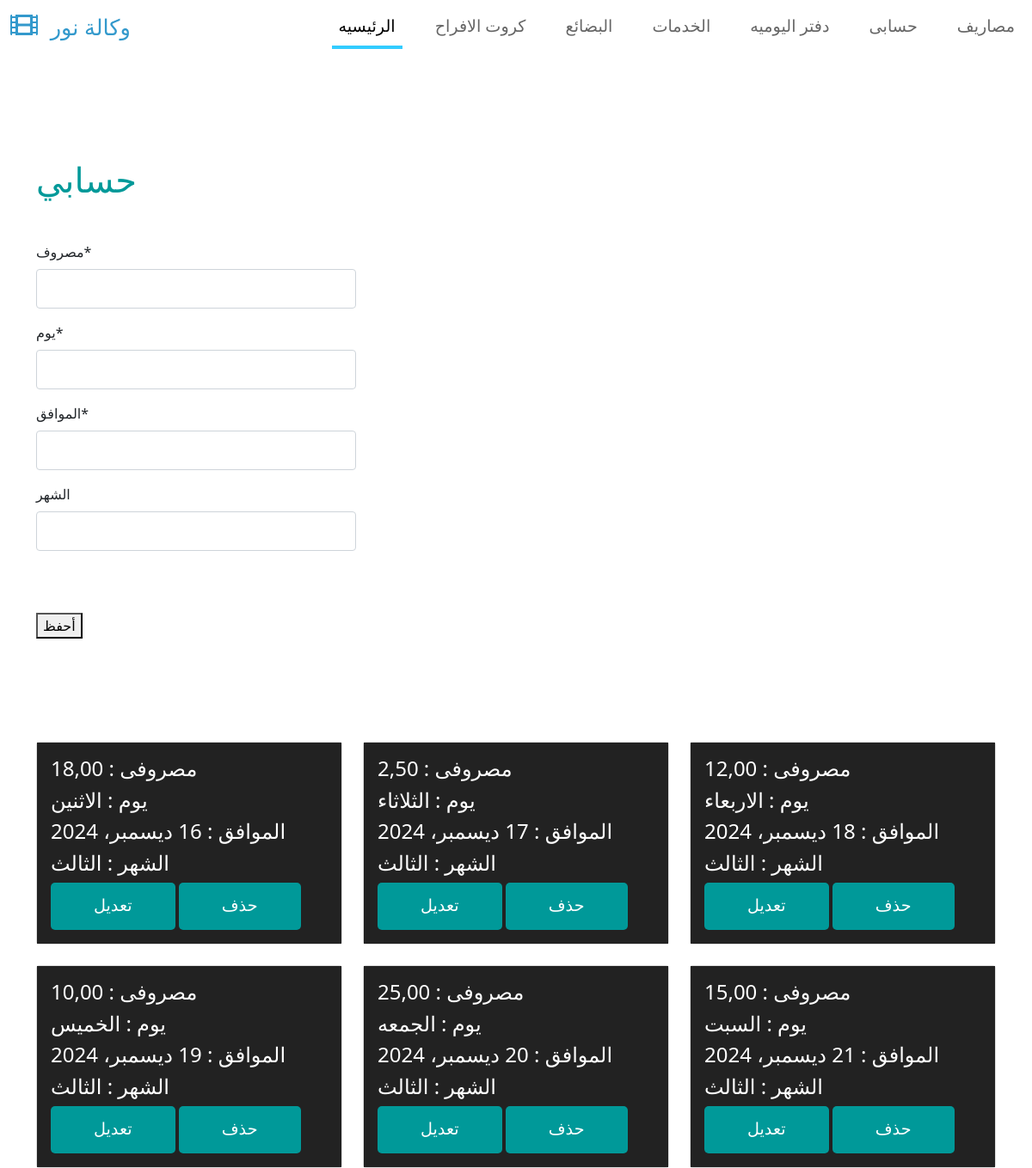
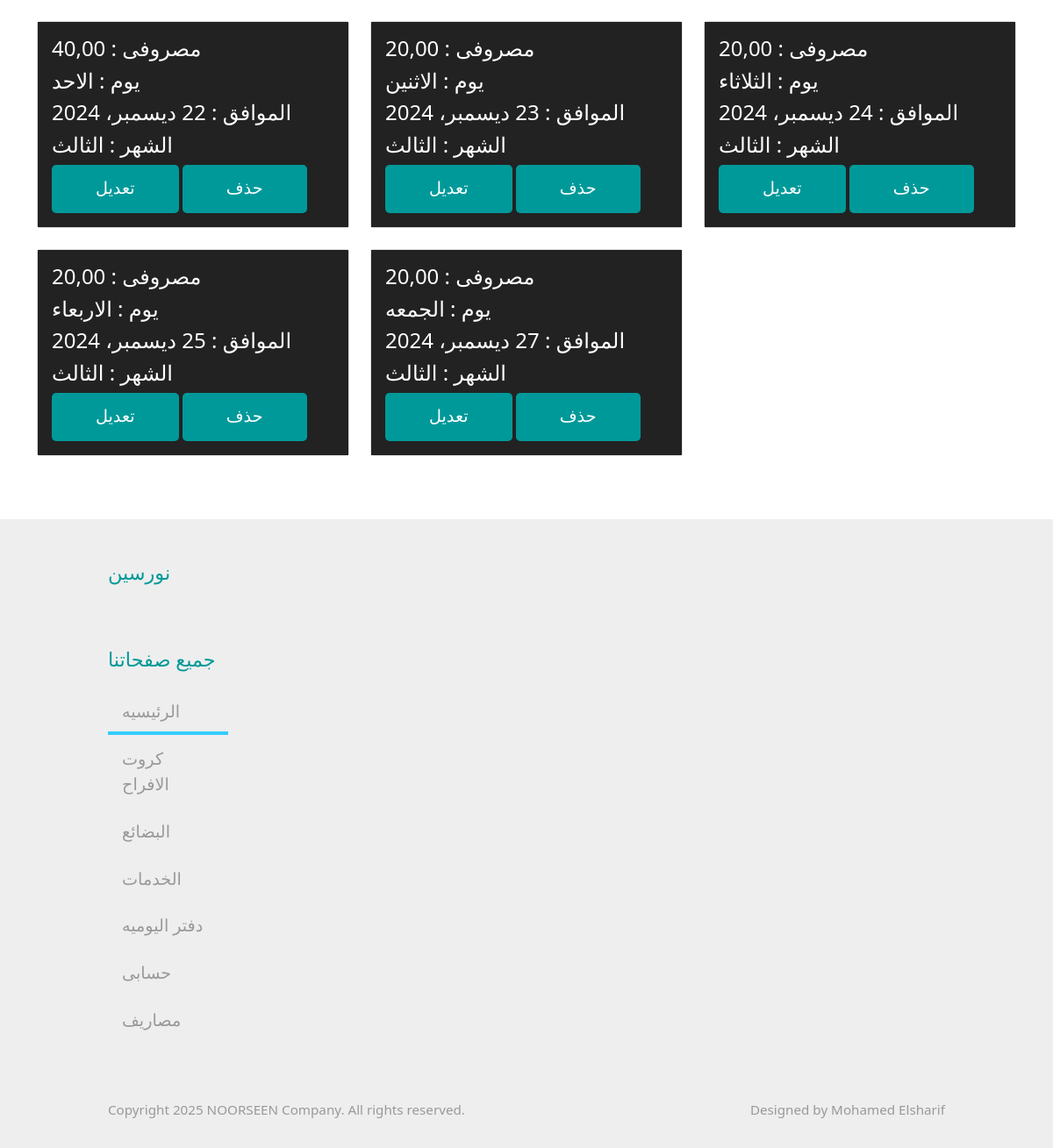
Page /hesabi/ on the committed database (2 pictures, top to bottom).
### hesabi/models.py (models this page shows, shortened)
class Hesabi(models.Model):
    price = models.DecimalField(_(" مصروف"),max_digits=5, decimal_places=2)
    day = models.CharField(_("يوم"), max_length=50)
    at = models.DateField(_(" الموافق"),auto_now=False, auto_now_add=False)
    month = models.CharField(_(" الشهر"),max_length=51,blank=True, null=True)
    class Meta:
        db_table = ''
        managed = True
        verbose_name ='حسابى'
        verbose_name_plural = 'حسابى'

### hesabi/views.py (the view)
# urls.py: path('',views.hesabi,name='hesabi'),
def hesabi(request):
    if request.method == 'POST':
        hesabi_form = HesabiForm(request.POST)
        if hesabi_form.is_valid():
            hesabi_form.save()
            return redirect('/hesabi')
    else:
        hesabi_form = HesabiForm()
    hesabi = Hesabi.objects.all()
    return render(request,'hesabi/hesabi.html',{
        'hesabi':hesabi,'hesabi_form':hesabi_form
        })

### hesabi/forms.py
class HesabiForm(forms.ModelForm):
    class Meta:
        model = Hesabi
        fields = '__all__'

### templates/hesabi/hesabi.html (shortened to what this page needs)
{% extends 'base_generic.html' %}
{% load crispy_forms_tags %}
{% block content %}
<br><br><br>
<div class="container my-5">
    <h1 class="tm-text-primary mb-4">حسابي </h1>
    <br>
    <form method="POST" enctype="multipart/form-data">
        <div class="col-md-4 mb-4">
            {{ hesabi_form|crispy }}
        </div>
        <br><br>
        <div class="col-md-4 mb-4">
        <button type="submit">أحفظ</button>
        </div>
    </form>
    <br><br>
    </div>
    <div class="container my-5">
        <div class="row">
            {% for h in hesabi %}
            <div class="col-md-4 mb-4">
                <div class="card h-100">
                    <div class="card-body" style="background: #222222; color: white;">
                        <h4>مصروفى : {{ h.price }}</h4>
                        <h4>يوم :  {{ h.day }}</h4>
                        <h4>الموافق :  {{ h.at }}</h4>
                        <h4>الشهر : {{ h.month }}</h4>
                        <a href="{% url 'edit-hesabi' pk=h.pk %}" class="btn btn-primary">تعديل</a>
                        <a href="{% url 'delete-hesabi' pk=h.pk %}" class="btn btn-primary">حذف</a>
                    </div>
                </div>
            </div>
            {% endfor %}
        </div>
    </div>
{% endblock content %}

### templates/base_generic.html (shortened to what this page needs)
{% load static %}
<!DOCTYPE html>
<html lang="en">
<head>
    <link href="https://cdn.jsdelivr.net/npm/bootstrap@5.3.0-alpha1/dist/css/bootstrap.min.css" rel="stylesheet">
    <link rel="stylesheet" href="{% static 'css/bootstrap.min.css' %}">
    <link rel="stylesheet" href="{% static 'fontawesome/css/all.min.css' %}">
    <link rel="stylesheet" href="{% static 'css/templatemo-style.css' %}">
</head>
<body>
        <nav class="navbar navbar-expand-lg">
            <div class="container-fluid">
                <a class="navbar-brand" href="{% url 'accounts:signup' %}">
                    <i class="fas fa-film mr-2"></i>
                    وكالة نور
                </a>
                <div class="collapse navbar-collapse" id="navbarSupportedContent">
                <ul class="navbar-nav ml-auto mb-2 mb-lg-0">
                    <li class="nav-item">
                        <a class="nav-link nav-link-1 active" aria-current="page" href="{% url 'home' %}">الرئيسيه</a>
                    </li>
                    <li class="nav-item">
                        <a class="nav-link nav-link-2" href="{% url 'manzom' %}">كروت الافراح</a>
                    </li>
                    <li class="nav-item">
                        <a class="nav-link nav-link-2" href="{% url 'products' %}">البضائع</a>
                    </li>
                    <li class="nav-item">
                        <a class="nav-link nav-link-3" href="{% url 'servies' %}">الخدمات</a>
                    </li>
                    <li class="nav-item">
                        <a class="nav-link nav-link-4" href="{% url 'yaomia' %}">دفتر اليوميه</a>
                    </li>
                    <li class="nav-item">
                        <a class="nav-link nav-link-4" href="{% url 'hesabi' %}">حسابى</a>
                    </li>
                    <li class="nav-item">
                        <a class="nav-link nav-link-4" href="{% url 'masrof' %}">مصاريف</a>
                    </li>
                </ul>
                </div>
            </div>
        </nav>
        {% block content %}
        {% endblock content %}
        <footer class="tm-bg-gray pt-5 pb-3 tm-text-gray tm-footer">
            <div class="container-fluid tm-container-small">
                <div class="row">
                    <div class="col-lg-12 col-md-12 col-12 px-5 mb-5">
                        <h3 class="tm-text-primary mb-4 tm-footer-title">نورسين</h3>
                    </div>
                    <div class="col-lg-3 col-md-6 col-sm-6 col-12 px-5 mb-5">
                        <h3 class="tm-text-primary mb-4 tm-footer-title">جميع صفحاتنا</h3>
                        <ul class="tm-footer-links pl-0">
                          <li class="nav-item">
                              <a class="nav-link nav-link-1 active" aria-current="page" href="{% url 'home' %}">الرئيسيه</a>
                          </li>
                          <li class="nav-item">
                              <a class="nav-link nav-link-2" href="{% url 'manzom' %}">كروت الافراح</a>
                          </li>
                          <li class="nav-item">
                              <a class="nav-link nav-link-2" href="{% url 'products' %}">البضائع</a>
                          </li>
                          <li class="nav-item">
                              <a class="nav-link nav-link-3" href="{% url 'servies' %}">الخدمات</a>
                          </li>
                          <li class="nav-item">
                              <a class="nav-link nav-link-4" href="{% url 'yaomia' %}">دفتر اليوميه</a>
                          </li>
                          <li class="nav-item">
                              <a class="nav-link nav-link-4" href="{% url 'hesabi' %}">حسابى</a>
                          </li>
                          <li class="nav-item">
                              <a class="nav-link nav-link-4" href="{% url 'masrof' %}">مصاريف</a>
                          </li>
                        </ul>
                    </div>
                </div>
                <div class="row">
                    <div class="col-lg-8 col-md-7 col-12 px-5 mb-3">
                        Copyright 2025 NOORSEEN Company. All rights reserved.
                    </div>
                    <div class="col-lg-4 col-md-5 col-12 px-5 text-right">
                        Designed by <a href="#" class="tm-text-gray" rel="sponsored" target="_parent">Mohamed Elsharif</a>
                    </div>
                </div>
            </div>
        </footer>
    </body>
</html>

### pro/static/css/templatemo-style.css (style rules this page uses)
a { text-decoration: none; transition: all 0.3s ease; }
.container-fluid { max-width: 1770px; }
.tm-container-small { max-width: 1050px; }
.btn { border-radius: 0; }
.btn-primary { background-color: #009999; border: 0; border-radius: 5px; padding: 12px 50px 14px; font-size: 1.2rem; }
.form-control { padding: 10px 20px; width: 100%; height: auto; }
.navbar-brand { color: #3399CC; font-size: 1.6rem; }
.navbar-brand i { font-size: 2rem; }
.tm-text-primary { color: #009999; }
.tm-bg-gray { background-color: #EEEEEE; }
.nav-item { margin-right: 30px; }
.nav-item:last-child { margin-right: 0; }
.nav-link { color: #666666; border-bottom: 4px solid transparent; font-size: 1.2rem; }
.nav-link-1.active, .nav-link-1:hover { border-color: #33CCFF; }
p, .tm-text-gray { color: #999; }
.tm-footer-links li { list-style: none; margin-bottom: 5px; }
.tm-footer-links li a { color: #999999; }
.tm-footer { font-size: 0.95rem; }
.tm-footer-title { font-size: 1.4rem; }
.form-control, input:-internal-autofill-selected, select:not([multiple]) { color: #009999 !important; }
.form-control::placeholder { color: #009999; opacity: 1; }

### rows in the picture
Hesabi: price "18,00", day "الاثنين", at "16 ديسمبر، 2024", month "الثالث"
Hesabi: price "2,50", day "الثلاثاء", at "17 ديسمبر، 2024", month "الثالث"
Hesabi: price "12,00", day "الاربعاء", at "18 ديسمبر، 2024", month "الثالث"
Hesabi: price "10,00", day "الخميس", at "19 ديسمبر، 2024", month "الثالث"
Hesabi: price "25,00", day "الجمعه", at "20 ديسمبر، 2024", month "الثالث"
Hesabi: price "15,00", day "السبت", at "21 ديسمبر، 2024", month "الثالث"
Hesabi: price "40,00", day "الاحد", at "22 ديسمبر، 2024", month "الثالث"
Hesabi: price "20,00", day "الاثنين", at "23 ديسمبر، 2024", month "الثالث"
Hesabi: price "20,00", day "الثلاثاء", at "24 ديسمبر، 2024", month "الثالث"
Hesabi: price "20,00", day "الاربعاء", at "25 ديسمبر، 2024", month "الثالث"
Hesabi: price "20,00", day "الجمعه", at "27 ديسمبر، 2024", month "الثالث"
